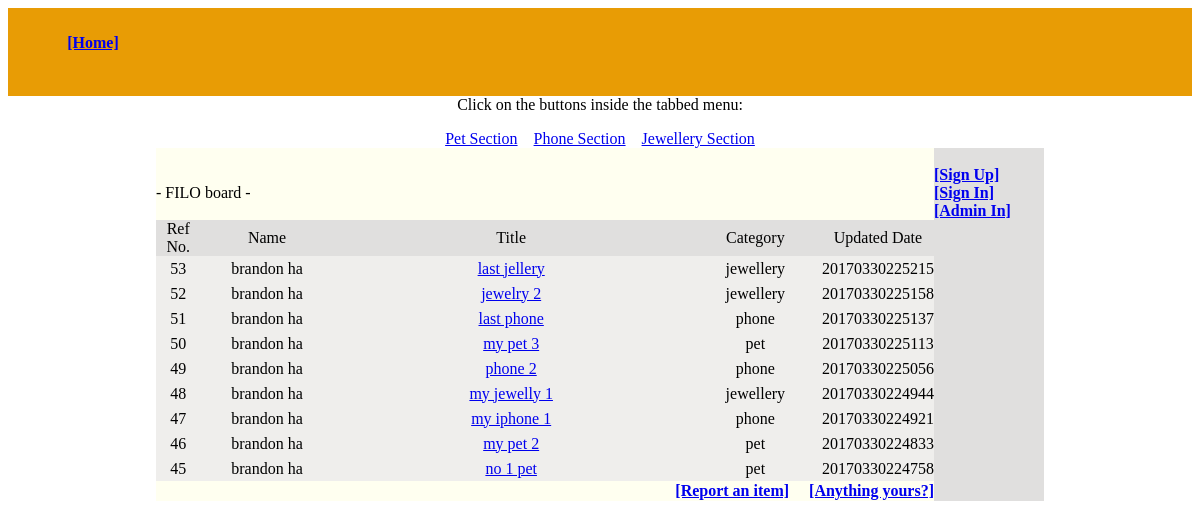
The page / on the database its author committed.
### tables this page shows
CREATE TABLE IF NOT EXISTS `bbs1` (
  `no` int(11) NOT NULL AUTO_INCREMENT,
  `id` char(15) DEFAULT NULL,
  `level` int(11) DEFAULT NULL,
  `user_id` char(15) DEFAULT NULL,
  `name` char(15) DEFAULT NULL,
  `subject` varchar(150) DEFAULT NULL,
  `story` text,
  `file01` varchar(80) DEFAULT NULL,
  `regdate` char(20) DEFAULT NULL,
  `ip` char(20) DEFAULT NULL,
  `category` char(20) DEFAULT NULL,
  PRIMARY KEY (`no`)
);

### index.php (the view, shortened to what this page needs)
<?php
  $connect = dbconn();
  $member =  member();
	?>
<html>
<head>
<link rel="stylesheet" type="text/css" href="../coursework/css/index.css">
</head>
<body>
<TABLE BORDER='0' CELLSPACING='0' CELLPADDING='0' WIDTH='100%' HEIGHT='100%' ALIGN='CENTER' VALIGN='TOP'>
<TR>
<TD WIDTH='100%'  HEIGHT='70'  ALIGN='LEFT'  VALIGN='MIDDLE' BGCOLOR='#E89C05'>
	<table border='0' width='90%' height='70' bgcolor='#E89C05' align='center' cellspacing='0' cellpadding='0'>
	<tr>
		<td width='100%' height='70' align='left' valign='middle'>
		<a href='../coursework/index.php'><strong>[Home]</strong></a></td>
		<tr>
		<td width='100%' height='100%' align='left' valign='middle'>&nbsp;</td>
		</tr>
	</table>
</TD>
<TR>
<TD WIDTH='50%'  HEIGHT='50%'  ALIGN='CENTER'  VALIGN='TOP'>
<table border='0' width='75%' height='100%' bgcolor='E0DFDE' align='center' cellspacing='0' cellpadding='0'>
<tr>
    <td width='100%' height='10' colspan='5' bgcolor='FFFFF'>&nbsp;</td>
<p>Click on the buttons inside the tabbed menu:</p>
<a href="./board/section/pet.php";> Pet Section</a>
<a href="./board/section/phone.php";> Phone Section</a>
<a href="./board/section/jewellery.php";> Jewellery Section</a>
<tr>
    <td width='100%' height='20' colspan='5' class='font_td1' bgcolor='FFFFF'>- FILO board -
	<td>
		<?php
		if($member["user_id"]){
			echo "Welcome, " .$member["user_id"];
		}else{?>
		<a href="../coursework/member/signup.php"><strong>[Sign Up]</strong></a>
		<a href="../coursework/member/signin.php"><strong>[Sign In]</strong></a>
		<a href="../coursework/member/adminin.php"><strong>[Admin In]</strong></a>
		<?php  }?>
	</td>
	</td>
<tr>
    <td class='font_tr2' width='5%' height='30' align='center' valign='middle'>Ref No.</td>
	<td class='font_tr2' width='15%' height='30' align='center' valign='middle'>Name</td>
	<td class='font_tr2' width='40%' height='30' align='center' valign='middle'>Title</td>
	<td class='font_tr2' width='15%' height='30' align='center' valign='middle'>Category</td>
	<td class='font_tr2' width='10%' height='30' align='center' valign='middle'>Updated Date</td>
<?php
$query=" select * from bbs1 where id='bbs1' order by no desc";
$result= mysqli_query($connect,$query);
while($data= mysqli_fetch_array($result)){
?>
<tr>
    <td height='20' align='center' bgcolor='EFEEEC'><?=$data["no"]?></td>
	<td height='20' align='center' bgcolor='EFEEEC'><?=$data["name"]?></td>
	<td height='20' align='center' bgcolor='EFEEEC'><a href="./board/view.php?no=<?=$data['no']?>&id=<?=$data['id']?>"> <?=$data['subject']?></td>
	<td height='20' align='center' bgcolor='EFEEEC'><?=$data["category"]?></td>
	<td height='25' align='center' bgcolor='EFEEEC'><?=$data["regdate"]?></td>
<?php
 }?>
<tr>
	<tr>
    <td height='20' align='right' colspan='5' bgcolor='FFFFF'>
	<a href='../coursework/board/write.php'><strong>[Report an item]</strong></a>
	<a href="./member/request.php?no=" onclick="return confirm(' claim that an item is yours?');"> <strong>[Anything yours?]</strong></a>
	</td>
	</table>
</TD>
<TR>
<TD WIDTH='100%'  HEIGHT='100%'  ALIGN='CENTER'  VALIGN='TOP'>&nbsp;</TD>
</TR>
</TABLE>
</body>
</html>

### rows shown on the page
bbs1: no "53", name "brandon ha", subject "last jellery", category "jewellery", regdate "20170330225215"
bbs1: no "52", name "brandon ha", subject "jewelry 2", category "jewellery", regdate "20170330225158"
bbs1: no "51", name "brandon ha", subject "last phone", category "phone", regdate "20170330225137"
bbs1: no "50", name "brandon ha", subject "my pet 3", category "pet", regdate "20170330225113"
bbs1: no "49", name "brandon ha", subject "phone 2", category "phone", regdate "20170330225056"
bbs1: no "48", name "brandon ha", subject "my jewelly 1", category "jewellery", regdate "20170330224944"
bbs1: no "47", name "brandon ha", subject "my iphone 1", category "phone", regdate "20170330224921"
bbs1: no "46", name "brandon ha", subject "my pet 2", category "pet", regdate "20170330224833"
bbs1: no "45", name "brandon ha", subject "no 1 pet", category "pet", regdate "20170330224758"
